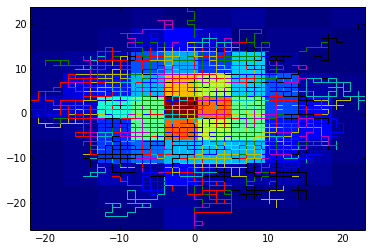

Recreate this plot in Python.
# -*- coding: utf-8 -*-
"""
Random Walk 2D

Created on Fri Nov  7 11:27:07 2014

@author: sbroad
"""

import numpy as np
import matplotlib.pyplot as plt

def move(c,p=[0.25,0.25,0.25,0.25]):
    """
    Move one step on a rectangular grid.
    
    c ---> an array [x,y] where x is the previous x position
           and y is the previous y position
    p ---> an array with four elements that sum to at most 1
           p[0] ---> the probability of moving right
           p[1] ---> the prob of moving up
           p[2] ---> the prob of moving left
           p[3] ---> the prob of moving down
           1 - sum(p) ---> the prob of not moving
    """
    v = np.random.uniform()
    
    if v <= p[0]:
        return c + [1,0] # move right
    elif v <= sum(p[0:2]):
        return c + [0,1] # move up
    elif v <= sum(p[0:3]):
        return c + [-1,0]
    elif v <= sum(p):
        return c + [0,-1]
    
    # else do not move
    return c

plt.figure(0)
final = []
for j in range(1000):
    pos = [np.array([0,0])]
    
    for i in range(100):
        pos.append(move(pos[i]))
    
    pos = np.array(pos)
    plt.plot(pos[:,0],pos[:,1])
    final.append([pos[-1,0],pos[-1,1]])

final = np.array(final)
final_x = final[:,0]
final_y = final[:,1]

plt.hist2d(final_x, final_y)
